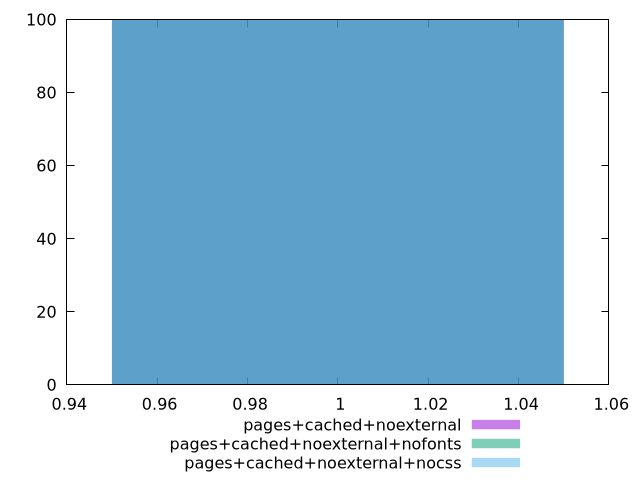

Source code (gnuplot):
$_pagesCachedNoexternal <<EOF
1 100
EOF
$_pagesCachedNoexternalNofonts <<EOF
1 100
EOF
$_pagesCachedNoexternalNocss <<EOF
1 100
EOF
set key outside below
set terminal pngcairo
set output "report_00004_2020-11-02T20-21-41.718Z/uses-responsive-images/uses-responsive-images_pages+cached+noexternal_pages+cached+noexternal+nofonts_pages+cached+noexternal+nocss+hist.png"
set boxwidth 0.1
set style fill transparent solid 0.5 noborder
set yrange [0:100]
plot $_pagesCachedNoexternal title "pages+cached+noexternal" with boxes ,$_pagesCachedNoexternalNofonts title "pages+cached+noexternal+nofonts" with boxes ,$_pagesCachedNoexternalNocss title "pages+cached+noexternal+nocss" with boxes ,
